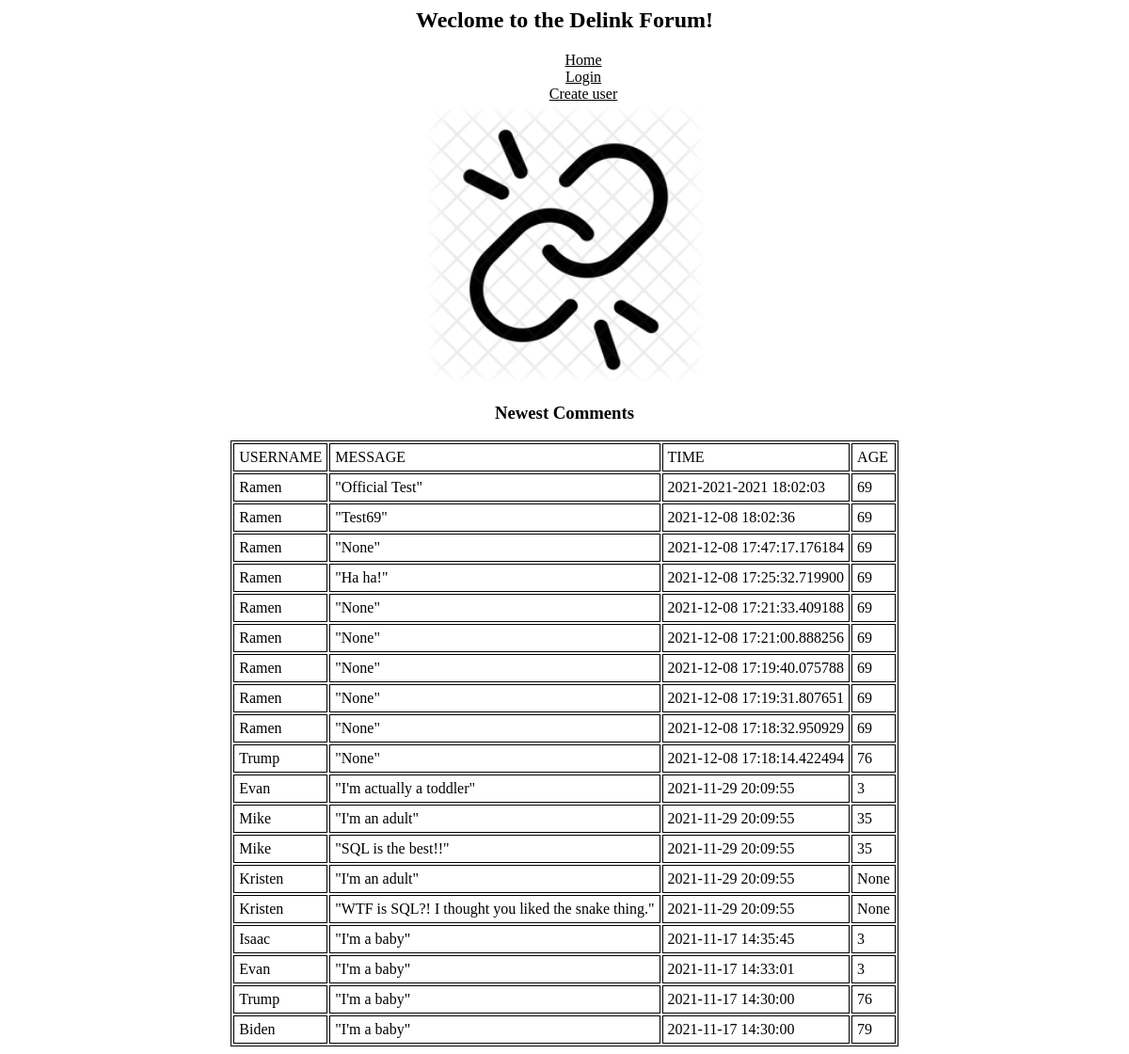
Before: / with the older database file.
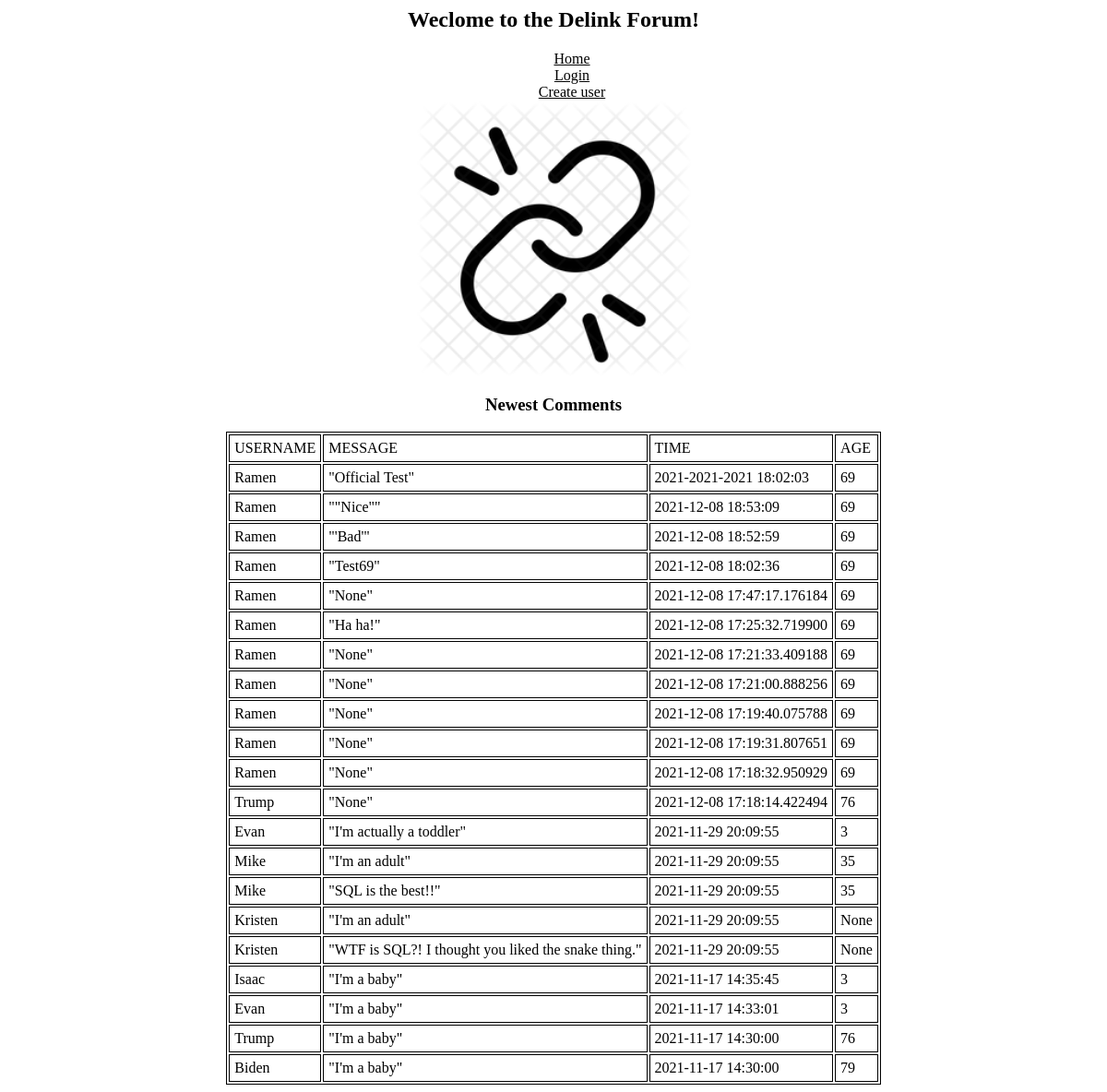
After: the same page with the newer database file.
### tables this page shows
CREATE TABLE users (
    id INTEGER PRIMARY KEY,
    username TEXT NOT NULL UNIQUE,
    password TEXT NOT NULL,
    age INTEGER
);

CREATE TABLE messages (
    id integer primary key,
    sender_id integer not null,
    message text not null,
    created_at timestamp not null default current_timestamp
    );

### final/final.py (the view)
@app.route('/')
def root():
    print_debug_info()
    messages = []
    con = sqlite3.connect(args.db_file)
    cur = con.cursor()
    cur.execute('''SELECT * FROM messages ORDER BY created_at DESC''')
    for row in cur.fetchall():
        cur.execute('''SELECT * FROM users where id =''' + str(row[1]))
        for row2 in cur.fetchall():
            message_dic = {
            'Username' : row2[1],
            'Message' : row[2],
            'Time' : row[3],
            'Age' : row2[3]
            }
            messages.append(message_dic)
    username = request.cookies.get('username')
    password = request.cookies.get('password')
    is_logged_in = is_valid_login(con, username, password)
    return render_template('root.html', messages = messages, is_logged_in=is_logged_in)

### final/final.py (called while the page is built)
def print_debug_info():
    print("request.args.get('username')=",request.args.get('username'))
    print("request.args.get('password')=",request.args.get('password'))
    print("request.form.get('username')=",request.form.get('username'))
    print("request.form.get('password')=",request.form.get('password'))
    print("request.cookies.get('username')=",request.cookies.get('username'))
    print("request.cookies.get('password')=",request.cookies.get('password'))

def is_valid_login(con, username, password):
    sql = """
    SELECT username,password
    FROM users
    WHERE username=? --- Question mark means that we dont know what it is, but will come later
      AND password=?;
    """
    print('is_valid_login: sql=',sql)
    cur = con.cursor()
    cur.execute(sql, [username,password]) #the bracket is parameter
    rows = cur.fetchall()
    if len(list(rows))==0:
        return False
    else:
        return True

### final/templates/root.html (shortened to what this page needs)
<head>
    <link rel="stylesheet" href="/static/database.css">
</head>
<body>
    {% extends 'base.html' %}
{% block title %}
<div class="center">
    <p><strong><h2>Weclome to the Delink Forum!</h2></strong></p>
{% endblock %}
{% block content %}
    <img src="/static/delink.png" width=300px length=600px alt= "Your image did not load :("/>
    <p><h3><b>Newest Comments</b></h3></p>
</div>
    <table id="center_table" border=1 cellpadding=5>
        <td>USERNAME</td><td>MESSAGE</td><td>TIME</td><td>AGE</td>
        {% for message in messages %}
        <tr>
            <td>{{message['Username']}}</td><td>"{{message['Message']}}"</td><td>{{message['Time']}}</td><td>{{message['Age']}}</td>
        </tr>
        {% endfor %}
    </table>
{% endblock %}

Changed rows visible on the page:
added messages: Message "\"Nice\"", Time "2021-12-08 18:53:09"
added messages: Message "'Bad'", Time "2021-12-08 18:52:59"
Other visible differences:
new list line: "Ramen"
new list line: "\" \" 69"
